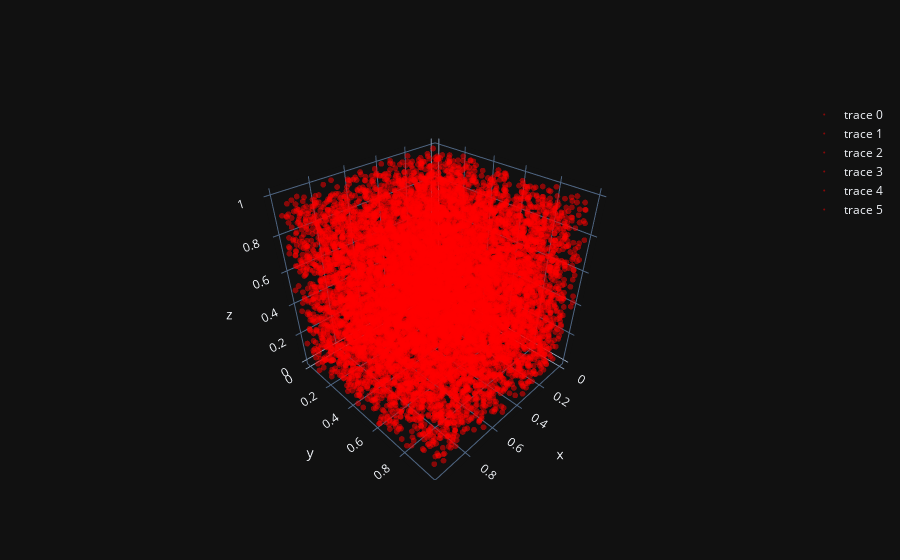

The notebook cell this image was saved under:
### Markdown cell above
That looks ok. All 6 tet's are 'outside' now. It is interesting to note that the points (0,0,0) and (1,1,1) are shared by all 6 tetrahedra. Now lets sample points in these 6 tets and check the histogram of the coordinates to see if things worked correctly. Since the volumes of the tets this time are equal, we do not need to worry about it.

### Code cell
Tpts=[]
fig=go.Figure()
N=2000
for tet in tets:
    pts=simpsRUS(tet,N)
    Tpts.append(pts)
    fig.add_trace(go.Scatter3d(x=pts[:,0], y=pts[:,1], z=pts[:,2],
     mode='markers', marker=dict(size=2, color='red', opacity=0.5)))
Tpts=np.vstack(Tpts)
darken(fig)

### Figure 1 — Plotly figure (JSON) as saved in the notebook; plotly's stock layout.template omitted (floating-point values rounded to 4 significant figures; data arrays with more than 128 entries replaced by an {"elided": "..."} marker saying what was removed)
{"data": [{"marker": {"color": "red", "opacity": 0.5, "size": 2}, "mode": "markers", "type": "scatter3d", "uid": "9732c761-0eb8-4db8-9c09-faf6b5c882c7", "x": {"elided": "2000 float values"}, "y": {"elided": "2000 float values"}, "z": {"elided": "2000 float values"}}, {"marker": {"color": "red", "opacity": 0.5, "size": 2}, "mode": "markers", "type": "scatter3d", "uid": "cd327236-6ccb-4cb3-8e78-b152ad7c12a5", "x": {"elided": "2000 float values"}, "y": {"elided": "2000 float values"}, "z": {"elided": "2000 float values"}}, {"marker": {"color": "red", "opacity": 0.5, "size": 2}, "mode": "markers", "type": "scatter3d", "uid": "4ba4d844-2657-4a59-8b53-1aac4205e76e", "x": {"elided": "2000 float values"}, "y": {"elided": "2000 float values"}, "z": {"elided": "2000 float values"}}, {"marker": {"color": "red", "opacity": 0.5, "size": 2}, "mode": "markers", "type": "scatter3d", "uid": "4bda380b-71fb-47f7-8057-492ba636e9e0", "x": {"elided": "2000 float values"}, "y": {"elided": "2000 float values"}, "z": {"elided": "2000 float values"}}, {"marker": {"color": "red", "opacity": 0.5, "size": 2}, "mode": "markers", "type": "scatter3d", "uid": "e63a1dd5-273f-42ca-83b9-d6e2fcb2366d", "x": {"elided": "2000 float values"}, "y": {"elided": "2000 float values"}, "z": {"elided": "2000 float values"}}, {"marker": {"color": "red", "opacity": 0.5, "size": 2}, "mode": "markers", "type": "scatter3d", "uid": "e4479ec7-63de-487b-87e5-6c3392215028", "x": {"elided": "2000 float values"}, "y": {"elided": "2000 float values"}, "z": {"elided": "2000 float values"}}], "layout": {}}
